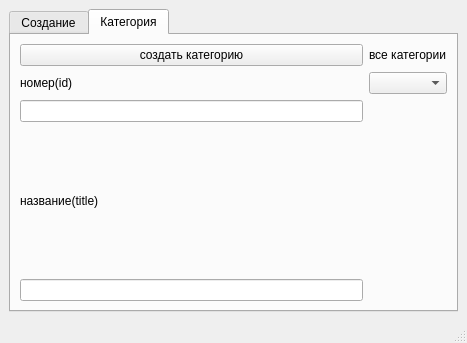
<?xml version="1.0" encoding="UTF-8"?>
<ui version="4.0">
 <class>MainWindow</class>
 <widget class="QMainWindow" name="MainWindow">
  <property name="geometry">
   <rect>
    <x>0</x>
    <y>0</y>
    <width>454</width>
    <height>343</height>
   </rect>
  </property>
  <property name="windowTitle">
   <string>MainWindow</string>
  </property>
  <widget class="QWidget" name="centralwidget">
   <layout class="QGridLayout" name="gridLayout_2">
    <item row="0" column="1">
     <widget class="QTabWidget" name="tabWidget">
      <property name="currentIndex">
       <number>1</number>
      </property>
      <widget class="QWidget" name="tab">
       <attribute name="title">
        <string>Создание</string>
       </attribute>
       <layout class="QGridLayout" name="gridLayout_3">
        <item row="0" column="1">
         <widget class="QPushButton" name="pushButton_2">
          <property name="text">
           <string>сохранить</string>
          </property>
         </widget>
        </item>
        <item row="0" column="2">
         <widget class="QPushButton" name="pushButton_3">
          <property name="text">
           <string>вставить</string>
          </property>
         </widget>
        </item>
        <item row="0" column="3">
         <widget class="QPushButton" name="pushButton_4">
          <property name="text">
           <string>редактировать</string>
          </property>
         </widget>
        </item>
        <item row="0" column="4">
         <widget class="QComboBox" name="comboBox_choice"/>
        </item>
        <item row="2" column="0" colspan="5">
         <widget class="QTextEdit" name="textEdit"/>
        </item>
        <item row="0" column="0">
         <widget class="QPushButton" name="pushButton">
          <property name="text">
           <string>создать</string>
          </property>
         </widget>
        </item>
       </layout>
      </widget>
      <widget class="QWidget" name="tab_2">
       <attribute name="title">
        <string>Категория</string>
       </attribute>
       <layout class="QGridLayout" name="gridLayout">
        <item row="0" column="0">
         <widget class="QPushButton" name="pushButton_5">
          <property name="text">
           <string>создать категорию</string>
          </property>
         </widget>
        </item>
        <item row="0" column="1">
         <widget class="QLabel" name="label_3">
          <property name="text">
           <string>все категории</string>
          </property>
         </widget>
        </item>
        <item row="1" column="0">
         <widget class="QLabel" name="label">
          <property name="text">
           <string>номер(id)</string>
          </property>
         </widget>
        </item>
        <item row="2" column="0">
         <widget class="QLineEdit" name="lineEdit"/>
        </item>
        <item row="3" column="0">
         <widget class="QLabel" name="label_2">
          <property name="text">
           <string>название(title)</string>
          </property>
         </widget>
        </item>
        <item row="1" column="1">
         <widget class="QComboBox" name="comboBox"/>
        </item>
        <item row="4" column="0">
         <widget class="QLineEdit" name="lineEdit_2"/>
        </item>
        <item row="4" column="1">
         <widget class="QLabel" name="label_for_combo">
          <property name="text">
           <string/>
          </property>
         </widget>
        </item>
       </layout>
      </widget>
     </widget>
    </item>
   </layout>
  </widget>
  <widget class="QMenuBar" name="menubar">
   <property name="geometry">
    <rect>
     <x>0</x>
     <y>0</y>
     <width>454</width>
     <height>22</height>
    </rect>
   </property>
  </widget>
  <widget class="QStatusBar" name="statusbar"/>
 </widget>
 <resources/>
 <connections/>
</ui>
